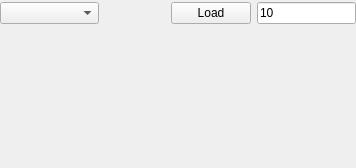
     <widget class="QWidget" name="pgRegisters">
      <layout class="QVBoxLayout" name="verticalLayout_9">
       <property name="spacing">
        <number>0</number>
       </property>
       <property name="leftMargin">
        <number>0</number>
       </property>
       <property name="topMargin">
        <number>0</number>
       </property>
       <property name="rightMargin">
        <number>0</number>
       </property>
       <property name="bottomMargin">
        <number>0</number>
       </property>
       <item>
        <widget class="QFrame" name="fraLoads">
         <property name="frameShape">
          <enum>QFrame::NoFrame</enum>
         </property>
         <property name="frameShadow">
          <enum>QFrame::Raised</enum>
         </property>
         <layout class="QHBoxLayout" name="horizontalLayout_4" stretch="3,2,1,3">
          <property name="leftMargin">
           <number>0</number>
          </property>
          <property name="topMargin">
           <number>2</number>
          </property>
          <property name="rightMargin">
           <number>0</number>
          </property>
          <property name="bottomMargin">
           <number>2</number>
          </property>
          <item>
           <widget class="QComboBox" name="cmbSelReg">
            <property name="sizePolicy">
             <sizepolicy hsizetype="Preferred" vsizetype="Fixed">
              <horstretch>0</horstretch>
              <verstretch>0</verstretch>
             </sizepolicy>
            </property>
           </widget>
          </item>
          <item>
           <spacer name="horizontalSpacer_2">
            <property name="orientation">
             <enum>Qt::Horizontal</enum>
            </property>
            <property name="sizeHint" stdset="0">
             <size>
              <width>84</width>
              <height>20</height>
             </size>
            </property>
           </spacer>
          </item>
          <item>
           <widget class="QPushButton" name="cmdLoad">
            <property name="sizePolicy">
             <sizepolicy hsizetype="Preferred" vsizetype="Fixed">
              <horstretch>0</horstretch>
              <verstretch>0</verstretch>
             </sizepolicy>
            </property>
            <property name="maximumSize">
             <size>
              <width>16777215</width>
              <height>16777215</height>
             </size>
            </property>
            <property name="text">
             <string>Load</string>
            </property>
           </widget>
          </item>
          <item>
           <widget class="QLineEdit" name="leLoadReg">
            <property name="sizePolicy">
             <sizepolicy hsizetype="Preferred" vsizetype="Fixed">
              <horstretch>0</horstretch>
              <verstretch>0</verstretch>
             </sizepolicy>
            </property>
            <property name="maximumSize">
             <size>
              <width>16777215</width>
              <height>16777215</height>
             </size>
            </property>
            <property name="text">
             <string>10</string>
            </property>
           </widget>
          </item>
         </layout>
        </widget>
       </item>
       <item>
        <widget class="QFrame" name="frame">
         <property name="frameShape">
          <enum>QFrame::NoFrame</enum>
         </property>
         <property name="frameShadow">
          <enum>QFrame::Raised</enum>
         </property>
         <layout class="QHBoxLayout" name="horizontalLayout_6">
          <item>
           <spacer name="verticalSpacer_2">
            <property name="orientation">
             <enum>Qt::Vertical</enum>
            </property>
            <property name="sizeHint" stdset="0">
             <size>
              <width>20</width>
              <height>124</height>
             </size>
            </property>
           </spacer>
          </item>
         </layout>
        </widget>
       </item>
      </layout>
     </widget>
